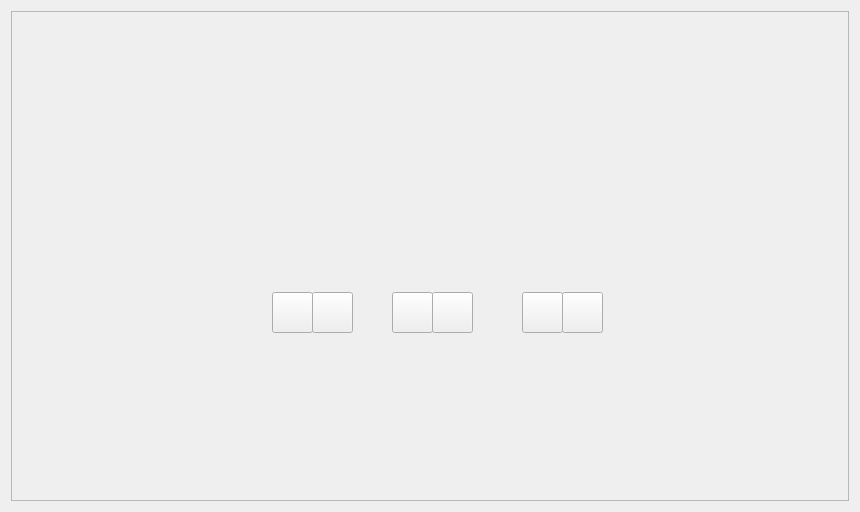
<?xml version="1.0" encoding="UTF-8"?>
<ui version="4.0">
 <class>Tab1ControlPannel</class>
 <widget class="QWidget" name="Tab1ControlPannel">
  <property name="geometry">
   <rect>
    <x>0</x>
    <y>0</y>
    <width>860</width>
    <height>512</height>
   </rect>
  </property>
  <property name="windowTitle">
   <string>Form</string>
  </property>
  <layout class="QHBoxLayout" name="horizontalLayout">
   <item>
    <widget class="QScrollArea" name="scrollArea">
     <property name="widgetResizable">
      <bool>true</bool>
     </property>
     <widget class="QWidget" name="scrollAreaWidgetContents">
      <property name="geometry">
       <rect>
        <x>0</x>
        <y>0</y>
        <width>840</width>
        <height>492</height>
       </rect>
      </property>
      <property name="sizePolicy">
       <sizepolicy hsizetype="Expanding" vsizetype="Expanding">
        <horstretch>0</horstretch>
        <verstretch>0</verstretch>
       </sizepolicy>
      </property>
      <widget class="QLabel" name="plabelBack">
       <property name="geometry">
        <rect>
         <x>0</x>
         <y>0</y>
         <width>841</width>
         <height>491</height>
        </rect>
       </property>
       <property name="sizePolicy">
        <sizepolicy hsizetype="Expanding" vsizetype="Expanding">
         <horstretch>0</horstretch>
         <verstretch>0</verstretch>
        </sizepolicy>
       </property>
       <property name="text">
        <string/>
       </property>
       <property name="pixmap">
        <pixmap resource="../STF_Image.qrc">:/STF_Images/STF_Overview.png</pixmap>
       </property>
       <property name="scaledContents">
        <bool>true</bool>
       </property>
      </widget>
      <widget class="QPushButton" name="pPot1PBSun">
       <property name="geometry">
        <rect>
         <x>260</x>
         <y>280</y>
         <width>41</width>
         <height>41</height>
        </rect>
       </property>
       <property name="text">
        <string/>
       </property>
       <property name="icon">
        <iconset resource="../STF_Image.qrc">
         <normaloff>:/STF_Images/STF_Button_Sun.png</normaloff>:/STF_Images/STF_Button_Sun.png</iconset>
       </property>
       <property name="iconSize">
        <size>
         <width>32</width>
         <height>32</height>
        </size>
       </property>
       <property name="checkable">
        <bool>true</bool>
       </property>
      </widget>
      <widget class="QPushButton" name="pPot1PBWater">
       <property name="geometry">
        <rect>
         <x>300</x>
         <y>280</y>
         <width>41</width>
         <height>41</height>
        </rect>
       </property>
       <property name="text">
        <string/>
       </property>
       <property name="icon">
        <iconset resource="../STF_Image.qrc">
         <normaloff>:/STF_Images/STF_Button_Water.png</normaloff>:/STF_Images/STF_Button_Water.png</iconset>
       </property>
       <property name="iconSize">
        <size>
         <width>32</width>
         <height>32</height>
        </size>
       </property>
       <property name="checkable">
        <bool>true</bool>
       </property>
      </widget>
      <widget class="QPushButton" name="pPot2PBSun">
       <property name="geometry">
        <rect>
         <x>380</x>
         <y>280</y>
         <width>41</width>
         <height>41</height>
        </rect>
       </property>
       <property name="text">
        <string/>
       </property>
       <property name="icon">
        <iconset resource="../STF_Image.qrc">
         <normaloff>:/STF_Images/STF_Button_Sun.png</normaloff>:/STF_Images/STF_Button_Sun.png</iconset>
       </property>
       <property name="iconSize">
        <size>
         <width>32</width>
         <height>32</height>
        </size>
       </property>
       <property name="checkable">
        <bool>true</bool>
       </property>
      </widget>
      <widget class="QPushButton" name="pPot2PBWater">
       <property name="geometry">
        <rect>
         <x>420</x>
         <y>280</y>
         <width>41</width>
         <height>41</height>
        </rect>
       </property>
       <property name="text">
        <string/>
       </property>
       <property name="icon">
        <iconset resource="../STF_Image.qrc">
         <normaloff>:/STF_Images/STF_Button_Water.png</normaloff>:/STF_Images/STF_Button_Water.png</iconset>
       </property>
       <property name="iconSize">
        <size>
         <width>32</width>
         <height>32</height>
        </size>
       </property>
       <property name="checkable">
        <bool>true</bool>
       </property>
      </widget>
      <widget class="QPushButton" name="pPot3PBSun">
       <property name="geometry">
        <rect>
         <x>510</x>
         <y>280</y>
         <width>41</width>
         <height>41</height>
        </rect>
       </property>
       <property name="text">
        <string/>
       </property>
       <property name="icon">
        <iconset resource="../STF_Image.qrc">
         <normaloff>:/STF_Images/STF_Button_Sun.png</normaloff>:/STF_Images/STF_Button_Sun.png</iconset>
       </property>
       <property name="iconSize">
        <size>
         <width>32</width>
         <height>32</height>
        </size>
       </property>
       <property name="checkable">
        <bool>true</bool>
       </property>
      </widget>
      <widget class="QPushButton" name="pPot3PBWater">
       <property name="geometry">
        <rect>
         <x>550</x>
         <y>280</y>
         <width>41</width>
         <height>41</height>
        </rect>
       </property>
       <property name="text">
        <string/>
       </property>
       <property name="icon">
        <iconset resource="../STF_Image.qrc">
         <normaloff>:/STF_Images/STF_Button_Water.png</normaloff>:/STF_Images/STF_Button_Water.png</iconset>
       </property>
       <property name="iconSize">
        <size>
         <width>32</width>
         <height>32</height>
        </size>
       </property>
       <property name="checkable">
        <bool>true</bool>
       </property>
      </widget>
      <widget class="QLabel" name="plabelPot1">
       <property name="geometry">
        <rect>
         <x>250</x>
         <y>170</y>
         <width>91</width>
         <height>111</height>
        </rect>
       </property>
       <property name="text">
        <string/>
       </property>
       <property name="pixmap">
        <pixmap>:/STF_Images/STF_Images/STF_LTC.png</pixmap>
       </property>
       <property name="scaledContents">
        <bool>true</bool>
       </property>
      </widget>
      <widget class="QLabel" name="plabelPot2">
       <property name="geometry">
        <rect>
         <x>370</x>
         <y>170</y>
         <width>91</width>
         <height>111</height>
        </rect>
       </property>
       <property name="text">
        <string/>
       </property>
       <property name="pixmap">
        <pixmap>:/STF_Images/STF_Images/STF_LTC.png</pixmap>
       </property>
       <property name="scaledContents">
        <bool>true</bool>
       </property>
      </widget>
      <widget class="QLabel" name="plabelPot3">
       <property name="geometry">
        <rect>
         <x>500</x>
         <y>170</y>
         <width>91</width>
         <height>111</height>
        </rect>
       </property>
       <property name="text">
        <string/>
       </property>
       <property name="pixmap">
        <pixmap>:/STF_Images/STF_Images/STF_LTC.png</pixmap>
       </property>
       <property name="scaledContents">
        <bool>true</bool>
       </property>
      </widget>
      <widget class="QLabel" name="plabelPotSlider">
       <property name="geometry">
        <rect>
         <x>220</x>
         <y>210</y>
         <width>401</width>
         <height>91</height>
        </rect>
       </property>
       <property name="text">
        <string/>
       </property>
       <property name="pixmap">
        <pixmap>:/STF_Images/STF_Images/STF_PotSlider.png</pixmap>
       </property>
       <property name="scaledContents">
        <bool>true</bool>
       </property>
      </widget>
      <zorder>plabelBack</zorder>
      <zorder>plabelPotSlider</zorder>
      <zorder>plabelPot1</zorder>
      <zorder>plabelPot2</zorder>
      <zorder>plabelPot3</zorder>
      <zorder>pPot1PBSun</zorder>
      <zorder>pPot1PBWater</zorder>
      <zorder>pPot2PBSun</zorder>
      <zorder>pPot2PBWater</zorder>
      <zorder>pPot3PBSun</zorder>
      <zorder>pPot3PBWater</zorder>
     </widget>
    </widget>
   </item>
  </layout>
 </widget>
 <resources>
  <include location="../STF_Image.qrc"/>
 </resources>
 <connections/>
</ui>
